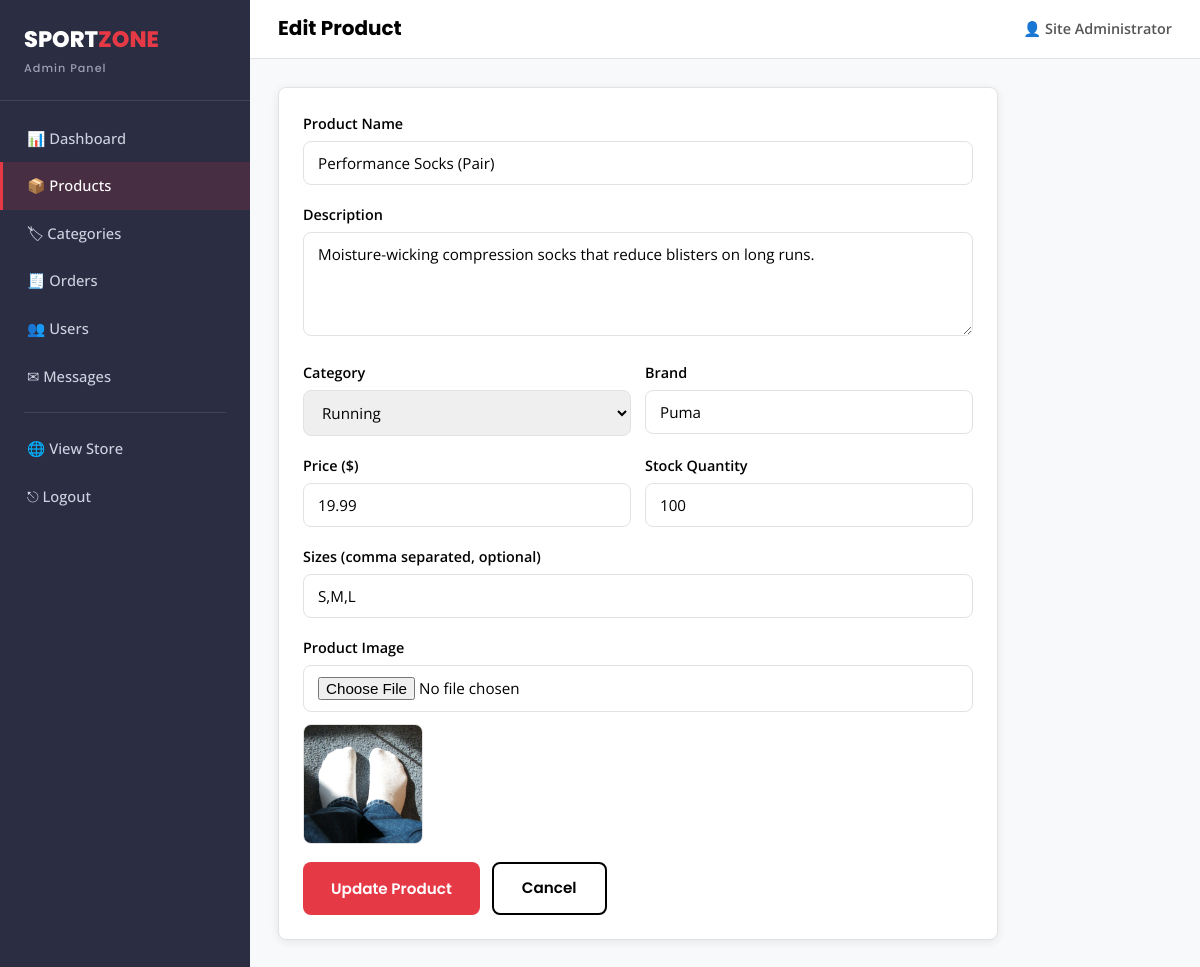
/admin/product-form.php?id=19 (signed in), run on an earlier commit of the app's database.
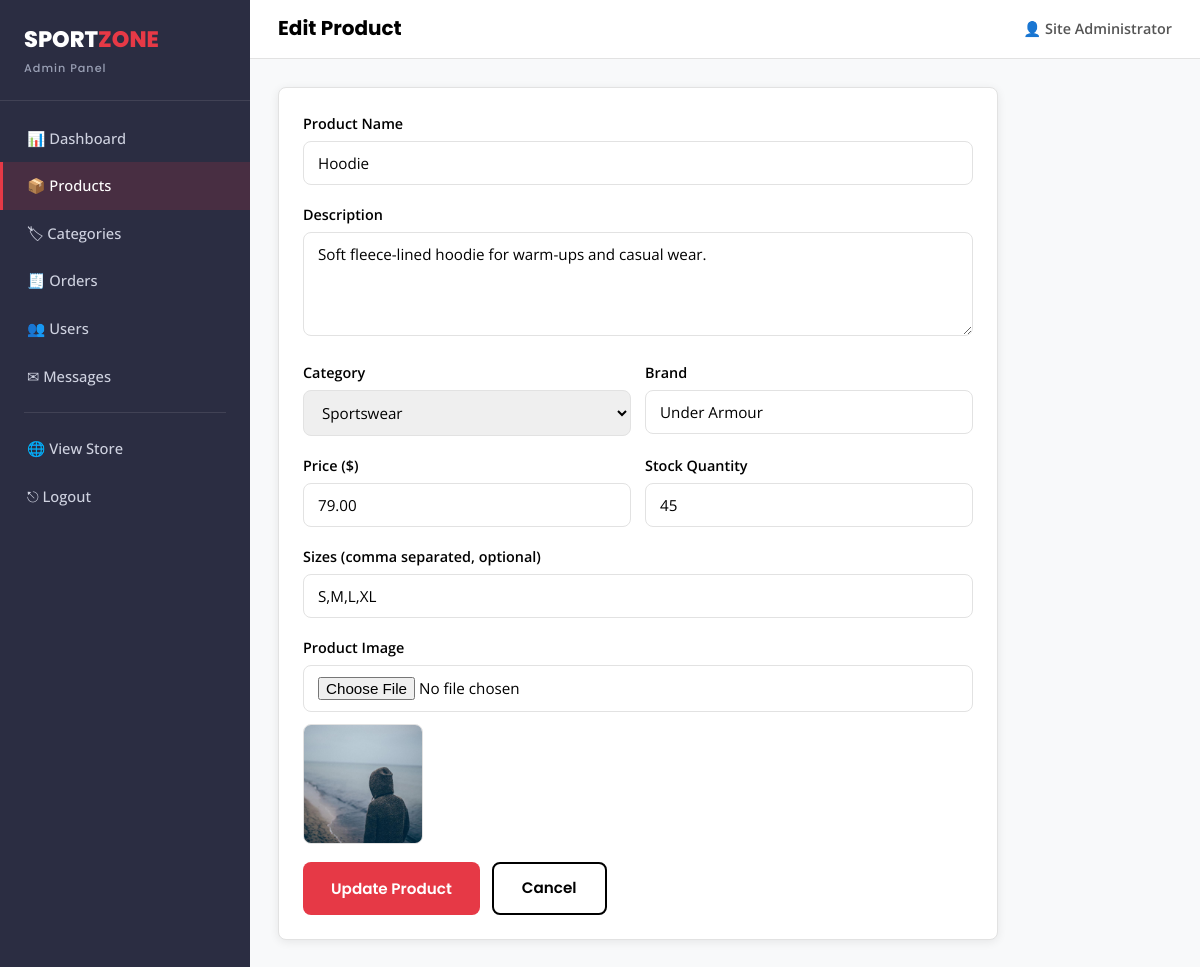
And on a later commit of the database.
### tables this page shows
CREATE TABLE products (
    product_id   INT AUTO_INCREMENT PRIMARY KEY,
    category_id  INT NOT NULL,
    name         VARCHAR(150) NOT NULL,
    description  TEXT,
    brand        VARCHAR(50)  DEFAULT NULL,
    price        DECIMAL(10,2) NOT NULL,
    stock        INT NOT NULL DEFAULT 0,
    sizes        VARCHAR(100) DEFAULT NULL,
    image        VARCHAR(255) DEFAULT NULL,
    created_at   TIMESTAMP DEFAULT CURRENT_TIMESTAMP,
    FOREIGN KEY (category_id) REFERENCES categories(category_id) ON DELETE CASCADE
);

CREATE TABLE categories (
    category_id  INT AUTO_INCREMENT PRIMARY KEY,
    name         VARCHAR(50) NOT NULL,
    slug         VARCHAR(50) NOT NULL UNIQUE,
    icon         VARCHAR(10) DEFAULT NULL
);

### includes/functions.php (called while the page is built, shortened)
<?php
function sanitize($data) {
    return htmlspecialchars(trim($data), ENT_QUOTES, 'UTF-8');
}
function product_image_url($image) {
    if (!empty($image) && file_exists(UPLOAD_PATH . $image)) {
        return UPLOAD_URL . rawurlencode($image);
    }
    return BASE_URL . 'assets/images/placeholder.svg';
}

### admin/product-form.php (the view, shortened to what this page needs)
<?php
require_once __DIR__ . '/../includes/db_connect.php';
require_once __DIR__ . '/../includes/functions.php';
$id = (int) ($_GET['id'] ?? 0);
$isEdit = $id > 0;
$errors = [];
$product = [
    'name' => '', 'description' => '', 'category_id' => '',
    'brand' => '', 'price' => '', 'stock' => '', 'sizes' => '', 'image' => ''
];
if ($isEdit) {
    $stmt = $conn->prepare("SELECT * FROM products WHERE product_id = ?");
    $stmt->bind_param("i", $id);
    $stmt->execute();
    $found = $stmt->get_result()->fetch_assoc();
    $product = $found;
}
$categories = $conn->query("SELECT * FROM categories ORDER BY name");
include __DIR__ . '/includes/admin_header.php';
?>
<div class="panel" style="max-width:720px;">
    <form method="POST" action="product-form.php<?= $isEdit ? '?id=' . $id : '' ?>" enctype="multipart/form-data" novalidate>
        <div class="form-group <?= isset($errors['name']) ? 'invalid' : '' ?>">
            <label for="name">Product Name</label>
            <input type="text" id="name" name="name" value="<?= sanitize($product['name']) ?>">
        </div>
        <div class="form-group">
            <label for="description">Description</label>
            <textarea id="description" name="description" rows="4"><?= sanitize($product['description']) ?></textarea>
        </div>
        <div style="display:flex; gap:14px;">
            <div class="form-group <?= isset($errors['category_id']) ? 'invalid' : '' ?>" style="flex:1;">
                <label for="category_id">Category</label>
                <select id="category_id" name="category_id">
                    <?php while ($c = $categories->fetch_assoc()): ?>
                        <option value="<?= $c['category_id'] ?>" <?= $product['category_id'] == $c['category_id'] ? 'selected' : '' ?>><?= sanitize($c['name']) ?></option>
                    <?php endwhile; ?>
                </select>
            </div>
            <div class="form-group" style="flex:1;">
                <label for="brand">Brand</label>
                <input type="text" id="brand" name="brand" value="<?= sanitize($product['brand']) ?>">
            </div>
        </div>
        <div style="display:flex; gap:14px;">
            <div class="form-group <?= isset($errors['price']) ? 'invalid' : '' ?>" style="flex:1;">
                <label for="price">Price ($)</label>
                <input type="number" step="0.01" id="price" name="price" value="<?= sanitize($product['price']) ?>">
            </div>
            <div class="form-group <?= isset($errors['stock']) ? 'invalid' : '' ?>" style="flex:1;">
                <label for="stock">Stock Quantity</label>
                <input type="number" id="stock" name="stock" value="<?= sanitize($product['stock']) ?>">
            </div>
        </div>
        <div class="form-group">
            <label for="sizes">Sizes (comma separated, optional)</label>
            <input type="text" id="sizes" name="sizes" value="<?= sanitize($product['sizes']) ?>" placeholder="e.g. S,M,L,XL or 7,8,9,10">
        </div>
        <div class="form-group <?= isset($errors['image']) ? 'invalid' : '' ?>">
            <label for="image">Product Image</label>
            <input type="file" id="image" name="image" accept="image/*">
            <div style="margin-top:12px;">
                <img id="imagePreview" src="<?= product_image_url($product['image']) ?>" alt="Preview" style="width:120px; height:120px; object-fit:cover; border-radius:8px; border:1px solid var(--color-border);">
            </div>
        </div>
        <div style="display:flex; gap:12px;">
            <button type="submit" class="btn btn-primary"><?= $isEdit ? 'Update Product' : 'Add Product' ?></button>
            <a href="<?= BASE_URL ?>admin/products.php" class="btn btn-outline">Cancel</a>
        </div>
    </form>
</div>
<?php include __DIR__ . '/includes/admin_footer.php'; ?>

What changed in the data, as far as the page shows it:
changed products: name "Performance Socks (Pair)" → "Hoodie"; description "Moisture-wicking compression socks that reduce blisters on long runs." → "Soft fleece-lined hoodie for warm-ups and casual wear."; category_id "Running" → "Sportswear"; brand "Puma" → "Under Armour"; price "19.99" → "79.00"; stock "100" → "45"; sizes "S,M,L" → "S,M,L,XL"; image: a different picture
